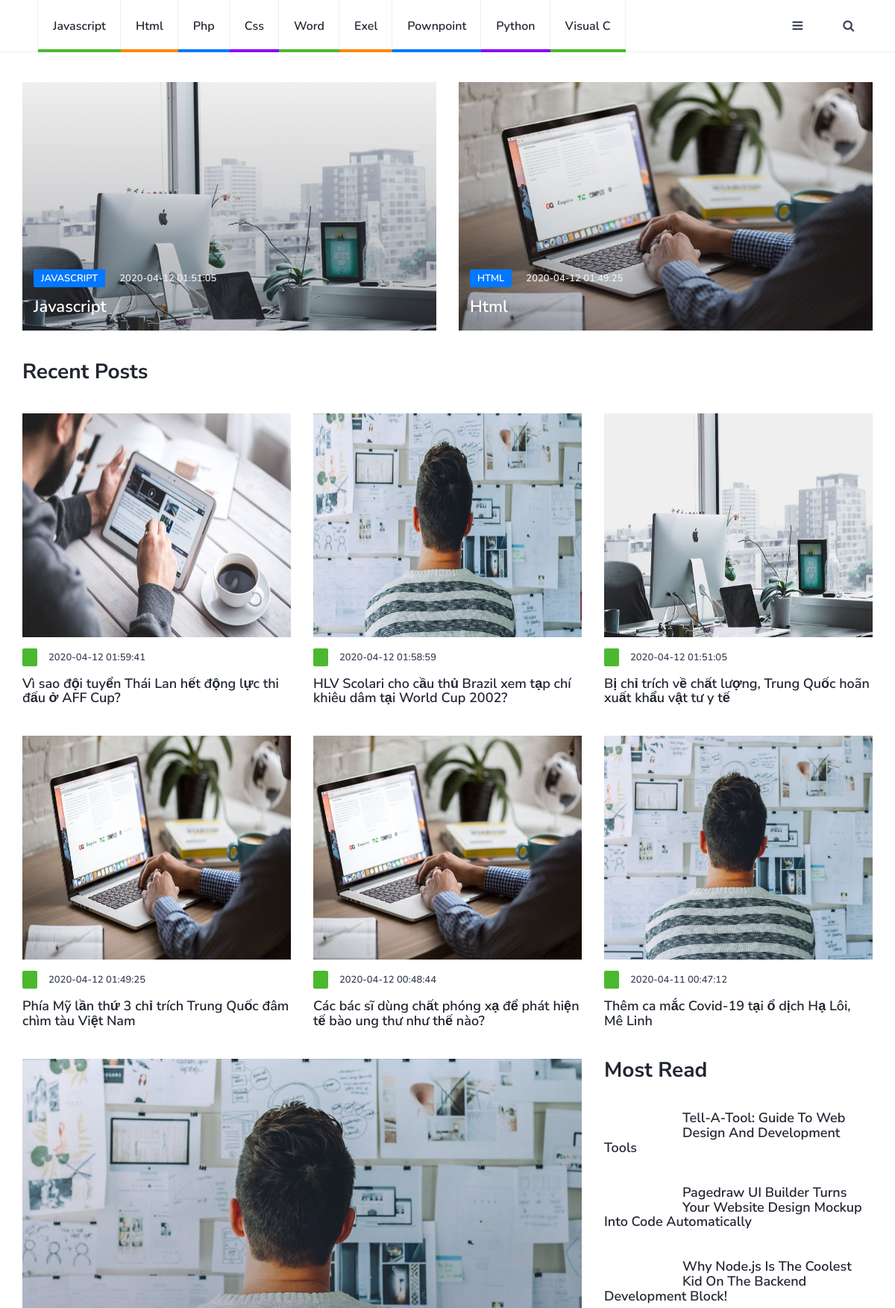
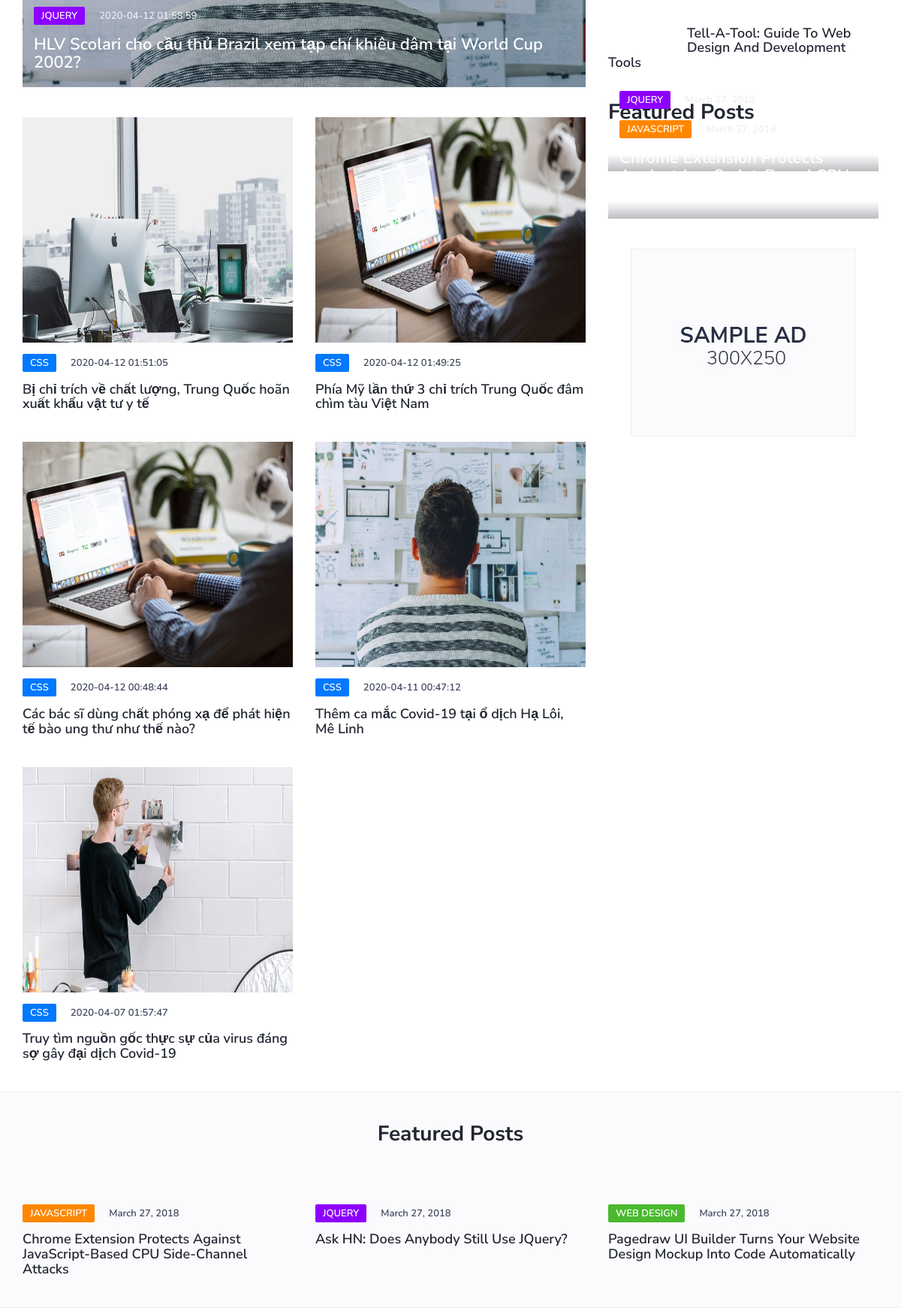
The page / (upper part) on the database its author committed (2 pictures, top to bottom).
### tables this page shows
CREATE TABLE `categories` (
  `id` int(11) NOT NULL,
  `title` varchar(255) DEFAULT NULL,
  `description` text DEFAULT NULL
);

CREATE TABLE `posts` (
  `id` int(11) NOT NULL,
  `title` varchar(255) DEFAULT NULL,
  `description` varchar(500) DEFAULT NULL,
  `contents` text DEFAULT NULL,
  `thumbnail` varchar(255) DEFAULT NULL,
  `author_id` int(11) DEFAULT NULL,
  `category_id` int(11) DEFAULT NULL,
  `status` int(11) DEFAULT NULL,
  `created_ad` datetime DEFAULT NULL
);

### index.php (the view, shortened to what this page needs)
<?php
require_once('myconnection.php');
$conn=new mysqli($servername,$username,$password,$dbname);
$query_recent_post="SELECT p.*, c.title as 'cate'
from posts p LEFT JOIN categories c on p.category_id = c.id  ORDER BY created_ad DESC LIMIT 6";
$result_recent_posts=$conn->query($query_recent_post);
$recent_posts=array();
while ($row=$result_recent_posts->fetch_assoc()) {
	$recent_posts[]=$row;
}
$query_posts = "SELECT * FROM `posts`ORDER BY created_ad DESC limit 1,6";
$result_posts = $conn->query($query_posts);
$post_in_7posts = $result_posts->fetch_assoc();
$posts =array();
while ($row = $result_posts->fetch_assoc()) {
	$posts[]=$row;
}
 $query_cate="SELECT *FROM categories";
 $result_cate =$conn->query($query_cate);
 $categories_cate =array();
 while ($row = $result_cate->fetch_assoc()) {
 	$categories_cate[]=$row;
 }
$query_two_posts = "SELECT p.*,c.title FROM posts p LEFT JOIN categories c on p.category_id = c.id where p.status=1
ORDER BY created_ad DESC limit 2";
$result_two_posts = $conn->query($query_two_posts);
$two_posts =array();
while ($row = $result_two_posts->fetch_assoc()) {
	$two_posts[]=$row;
}
?>
<!DOCTYPE html>
<html lang="en">
	<head>
		<link type="text/css" rel="stylesheet" href="css/bootstrap.min.css"/>
		<link rel="stylesheet" href="css/font-awesome.min.css">
		<link type="text/css" rel="stylesheet" href="css/style.css"/>
    </head>
	<body>
		<header id="header">
			<?php require_once('MainNav.php'); ?>
		</header>
		<div class="section">
			<div class="container">
				<div class="row">
					<?php
                       foreach ($two_posts as $two_posts) {
					 ?>
					<div class="col-md-6">
						<div class="post post-thumb">
							<a class="post-img" href="blog-post.html"><img src="./img/<?= $two_posts['thumbnail'] ?>" alt=""></a>
							<div class="post-body">
								<div class="post-meta">
									<a class="post-category cat-4" href="category.php?id=<?= $two_posts['category']?>"><?= $two_posts['title']?></a>
									<span class="post-date"><?= $two_posts['created_ad'] ?></span>
								</div>
								<h3 class="post-title"><a href="blog-post.php?id=<?= $two_posts['id'] ?>"><?= $two_posts['title'] ?></a></h3>
							</div>
						</div>
					</div>
					<?php
                       }
					 ?>
				</div>
				<div class="row">
					<div class="col-md-12">
						<div class="section-title">
							<h2>Recent Posts</h2>
						</div>
					</div>
					<?php
                   foreach ($recent_posts as $recent_posts ) {
                     ?>
					<div class="col-md-4">
						<div class="post">
							<a class="post-img" href="blog-post.html"><img src="./img/<?=$recent_posts['thumbnail']; ?> " alt="" with='400px' height='300px'/></a>
							<div class="post-body">
								<div class="post-meta">
									<a class="post-category cat-1" href="category.html"><?php $recent_posts['cate'] ?></a>
									<span class="post-date"><?= $recent_posts['created_ad']; ?></span>
								</div>
								<h3 class="post-title"><a href="blog-post.php?id=<?= $two_posts['id'] ?>"><?= $recent_posts['title']; ?></a></h3>
							</div>
						</div>
					</div>
					<?php } ?>
					<div class="clearfix visible-md visible-lg"></div>
				</div>
				<div class="row">
					<div class="col-md-8">
						<div class="row">
							<div class="col-md-12">
								<div class="post post-thumb">
									<a class="post-img" href="blog-post.html"><img src="./img/<?= $post_in_7posts['thumbnail']?>" alt=""></a>
									<div class="post-body">
										<div class="post-meta">
											<a class="post-category cat-3" href="category.html">Jquery</a>
											<span class="post-date"><?= $post_in_7posts['created_ad']?></span>
										</div>
										<h3 class="post-title"><a href="blog-post.php?id=<?= $two_posts['id'] ?>"><?= $post_in_7posts['title']?></a></h3>
									</div>
								</div>
							</div>
                       <?php
                       $temp =1;
                       foreach ($posts as $posts) {
                         ?>
							<div class="col-md-6">
								<div class="post">
									<a class="post-img" href="blog-post.html"><img src="./img/<?= $posts['thumbnail'] ?>" alt="" width="400px" height="300px"></a>
									<div class="post-body">
										<div class="post-meta">
											<a class="post-category cat-4" href="category.html">Css</a>
											<span class="post-date"><?= $posts['created_ad'] ?></span>
										</div>
										<h3 class="post-title"><a href="blog-post.php?id=<?= $two_posts['id'] ?>"><?= $posts['title'] ?></a></h3>
									</div>
								</div>
							</div>
							<?php
							if ($temp%2==0) {
								echo '<div class="clearfix visible-md visible-lg"></div>';
							}
							$temp++;
							}
							?>
						</div>
					</div>
					<div class="col-md-4">
						<div class="aside-widget">
							<div class="section-title">
								<h2>Most Read</h2>
							</div>
							<div class="post post-widget">
								<a class="post-img" href="blog-post.html"><img src="./img/widget-1.jpg" alt=""></a>
								<div class="post-body">
									<h3 class="post-title"><a href="blog-post.html">Tell-A-Tool: Guide To Web Design And Development Tools</a></h3>
								</div>
							</div>
							<div class="post post-widget">
								<a class="post-img" href="blog-post.html"><img src="./img/widget-2.jpg" alt=""></a>
								<div class="post-body">
									<h3 class="post-title"><a href="blog-post.html">Pagedraw UI Builder Turns Your Website Design Mockup Into Code Automatically</a></h3>
								</div>
							</div>
							<div class="post post-widget">
								<a class="post-img" href="blog-post.html"><img src="./img/widget-3.jpg" alt=""></a>
								<div class="post-body">
									<h3 class="post-title"><a href="blog-post.html">Why Node.js Is The Coolest Kid On The Backend Development Block!</a></h3>
								</div>
							</div>
							<div class="post post-widget">
								<a class="post-img" href="blog-post.html"><img src="./img/widget-4.jpg" alt=""></a>
								<div class="post-body">
									<h3 class="post-title"><a href="blog-post.html">Tell-A-Tool: Guide To Web Design And Development Tools</a></h3>
								</div>
							</div>
						</div>
						<div class="aside-widget">
							<div class="section-title">
								<h2>Featured Posts</h2>
							</div>
							<div class="post post-thumb">
								<a class="post-img" href="blog-post.html"><img src="./img/post-2.jpg" alt=""></a>
								<div class="post-body">
									<div class="post-meta">
										<a class="post-category cat-3" href="category.html">Jquery</a>
										<span class="post-date">March 27, 2018</span>
									</div>
									<h3 class="post-title"><a href="blog-post.html">Ask HN: Does Anybody Still Use JQuery?</a></h3>
								</div>
							</div>
							<div class="post post-thumb">
								<a class="post-img" href="blog-post.html"><img src="./img/post-1.jpg" alt=""></a>
								<div class="post-body">
									<div class="post-meta">
										<a class="post-category cat-2" href="category.html">JavaScript</a>
										<span class="post-date">March 27, 2018</span>
									</div>
									<h3 class="post-title"><a href="blog-post.html">Chrome Extension Protects Against JavaScript-Based CPU Side-Channel Attacks</a></h3>
								</div>
							</div>
						</div>
						<div class="aside-widget text-center">
							<a href="#" style="display: inline-block;margin: auto;">
								<img class="img-responsive" src="./img/ad-1.jpg" alt="">
							</a>
						</div>
					</div>
				</div>
			</div>
		</div>
		<div class="section section-grey">
			<div class="container">
				<div class="row">
					<div class="col-md-12">
						<div class="section-title text-center">
							<h2>Featured Posts</h2>
						</div>
					</div>
					<div class="col-md-4">
						<div class="post">
							<a class="post-img" href="blog-post.html"><img src="./img/post-4.jpg" alt=""></a>
							<div class="post-body">
								<div class="post-meta">
									<a class="post-category cat-2" href="category.html">JavaScript</a>
									<span class="post-date">March 27, 2018</span>
								</div>
								<h3 class="post-title"><a href="blog-post.html">Chrome Extension Protects Against JavaScript-Based CPU Side-Channel Attacks</a></h3>
							</div>
						</div>
					</div>
					<div class="col-md-4">
						<div class="post">
							<a class="post-img" href="blog-post.html"><img src="./img/post-5.jpg" alt=""></a>
							<div class="post-body">
								<div class="post-meta">
									<a class="post-category cat-3" href="category.html">Jquery</a>
									<span class="post-date">March 27, 2018</span>
								</div>
								<h3 class="post-title"><a href="blog-post.html">Ask HN: Does Anybody Still Use JQuery?</a></h3>
							</div>
						</div>
					</div>
					<div class="col-md-4">
						<div class="post">
							<a class="post-img" href="blog-post.html"><img src="./img/post-3.jpg" alt=""></a>
							<div class="post-body">
								<div class="post-meta">
									<a class="post-category cat-1" href="category.html">Web Design</a>
									<span class="post-date">March 27, 2018</span>
								</div>
								<h3 class="post-title"><a href="blog-post.html">Pagedraw UI Builder Turns Your Website Design Mockup Into Code Automatically</a></h3>
							</div>
						</div>
					</div>
				</div>
			</div>
		</div>
	</body>
</html>

### MainNav.php (shortened to what this page needs)
       <div id ="nav">
	<div id="nav-fixed">
		<div class="container">
			<ul class="nav-menu nav navbar-nav">
				<?php
                             $i=1;
					foreach ($categories_cate as $cate) {
				 ?>
				<li class="cat-<?=$i?>"><a href="category.php?id=<?= $cate['id']?>&cate=<?= $cate['title']?>"><?= $cate['title'] ?></a></li>
				<?php
				$i++;
				if ($i==5) {
					$i=1;
				}
                           }
				 ?>
			</ul>
			<div class="nav-btns">
				<button class="aside-btn"><i class="fa fa-bars"></i></button>
				<button class="search-btn"><i class="fa fa-search"></i></button>
			</div>
		</div>
	</div>
</div>

### css/style.css (style rules this page uses)
body { font-family: 'Nunito', sans-serif; font-size: 16px; font-weight: 300; color: #3d455c; margin: 0; padding: 0; overflow-x: hidden; }
h1, h2, h3, h4, h5, h6 { font-family: 'Nunito Sans', sans-serif; font-weight: 700; color: #212631; margin: 0px 0px 15px; }
h2 { font-size: 28px; }
h3 { font-size: 23px; }
a { font-weight: 600; color: #212631; text-decoration: none; }
ul,ol { margin: 0; padding: 0; list-style: none }
.section { padding-top: 40px; }
.section.section-grey { background-color: #fbfbfd; border-bottom: 1px solid #eceef2; border-top: 1px solid #eceef2; }
.section .section-title { margin-bottom: 40px; }
.section .section-title h2 { text-transform: capitalize; font-size: 28px; }
#nav { height: 70px; }
#nav:after { content: ""; position: fixed; left: 0; right: 0; bottom: 0; top: 0; background-color: rgba(33, 38, 49, 0.5); z-index: 90; opacity: 0; visibility: hidden; -webkit-transition: 0.2s all; transition: 0.2s all; }
#nav-fixed { position: fixed; left: 0; right: 0; top: 0; z-index: 90; background-color: #FFF; -webkit-box-shadow: 0px -1px 0px 0px #eceef2 inset; box-shadow: 0px -1px 0px 0px #eceef2 inset; }
#nav .container { position: relative; }
.nav-menu { margin-left: 20px; }
.nav-menu li a { position: relative; padding: 25px 20px; text-transform: capitalize; -webkit-box-shadow: -1px 0px 0px 0px #eceef2 inset; box-shadow: -1px 0px 0px 0px #eceef2 inset; -webkit-transition: 0.2s color; transition: 0.2s color; }
.nav-menu li:first-child a { border-left: 1px solid #eceef2; }
.nav-menu li a:after { content: ''; position: absolute; left: 0; right: 0; bottom: 0px; width: 100%; height: 4px; -webkit-transition: 0.2s width; transition: 0.2s width; }
.nav-menu li.cat-1 a:after { background-color: #4BB92F; }
.nav-menu li.cat-2 a:after { background-color: #ff8700; }
.nav-menu li.cat-3 a:after { background-color: #0078ff; }
.nav-menu li.cat-4 a:after { background-color: #8d00ff; }
.nav-btns { float:right; }
.nav-btns > button { padding: 25px 25px; border: none; line-height: 20px; background: transparent; }
.post { margin-bottom: 40px; }
.post .post-img { display: block; -webkit-transition: 0.2s opacity; transition: 0.2s opacity; }
.post .post-img > img { width: 100%; }
.post .post-meta { margin-top: 15px; margin-bottom: 15px; }
.post-meta .post-category { font-size: 13px; text-transform: uppercase; padding: 3px 10px; font-weight: 600; border-radius: 2px; margin-right: 15px; color: #FFF; background-color: #212631; -webkit-transition: 0.2s opacity; transition: 0.2s opacity; }
.post-meta .post-category.cat-1 { background-color: #4BB92F; }
.post-meta .post-category.cat-2 { background-color: #ff8700; }
.post-meta .post-category.cat-3 { background-color: #8d00ff; }
.post-meta .post-category.cat-4 { background-color: #0078ff; }
.post-meta .post-date { font-size: 13px; font-weight: 600; }
.post .post-title { font-size: 18px; margin-bottom: 0px; }
.post.post-thumb { position: relative; }
.post.post-thumb .post-img:after { content: ''; position: absolute; left: 0; right: 0; bottom: 0; top: 0; background: -webkit-gradient(linear, left bottom, left top, from(rgba(33, 38, 49, 0.3)), to(transparent)); background: linear-gradient(to top, rgba(33, 38, 49, 0.3) 0%, transparent 100%); }
.post.post-thumb .post-body { position: absolute; bottom: 0px; padding: 20px 15px; }
.post.post-thumb .post-meta .post-date { color: #eceef2; }
.post.post-thumb .post-title { font-size: 22px; }
.post.post-thumb .post-title > a { color: #FFF; }
.post.post-widget:after { content: ''; display: block; clear: both; }
.post.post-widget .post-img { width: 90px; float: left; margin-right: 15px; }
.post.post-widget .post-title { font-size: 18px; }
.aside-widget { margin-bottom: 40px; }

### rows shown on the page
categories: title "Javascript"
categories: title "Html"
categories: title "Php"
categories: title "Css"
categories: title "Word"
categories: title "Exel"
categories: title "Pownpoint"
categories: title "Python"
categories: title "Visual C"
posts: thumbnail (picture), category.title "JAVASCRIPT", created_ad "2020-04-12 01:51:05", category.title "Javascript", title "Bị chỉ trích về chất lượng, Trung Quốc hoãn xuất khẩu vật tư y tế"
posts: thumbnail (picture), category.title "HTML", created_ad "2020-04-12 01:49:25", category.title "Html", title "Phía Mỹ lần thứ 3 chỉ trích Trung Quốc đâm chìm tàu Việt Nam"
posts: thumbnail (picture), created_ad "2020-04-12 01:59:41", title "Vì sao đội tuyển Thái Lan hết động lực thi đấu ở AFF Cup?"
posts: thumbnail (picture), created_ad "2020-04-12 01:58:59", title "HLV Scolari cho cầu thủ Brazil xem tạp chí khiêu dâm tại World Cup 2002?"
posts: thumbnail (picture), created_ad "2020-04-12 00:48:44", title "Các bác sĩ dùng chất phóng xạ để phát hiện tế bào ung thư như thế nào?"
posts: thumbnail (picture), created_ad "2020-04-11 00:47:12", title "Thêm ca mắc Covid-19 tại ổ dịch Hạ Lôi, Mê Linh"
posts: thumbnail (picture), created_ad "2020-04-07 01:57:47", title "Truy tìm nguồn gốc thực sự của virus đáng sợ gây đại dịch Covid-19"
